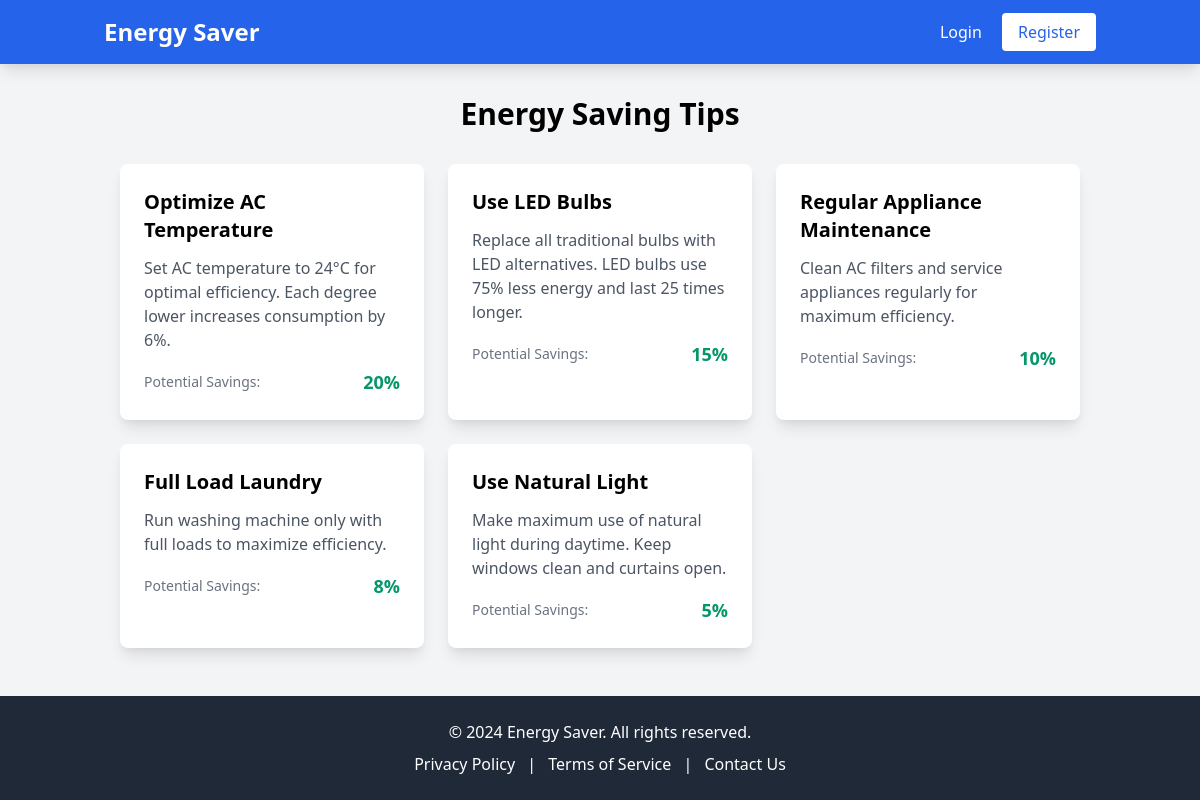
The page /tips.php on the database its author committed.
### tables this page shows
CREATE TABLE energy_tips (
    id INT PRIMARY KEY AUTO_INCREMENT,
    title VARCHAR(100) NOT NULL,
    description TEXT NOT NULL,
    potential_savings INT NOT NULL
);

### functions.php (called while the page is built, shortened)
<?php
function getEnergyTips($conn) {
    $tips = [];
    $result = $conn->query("SELECT * FROM energy_tips ORDER BY potential_savings DESC");
    while ($row = $result->fetch_assoc()) {
        $tips[] = $row;
    }
    return $tips;
}

### tips.php (the view, shortened to what this page needs)
<?php
require_once 'config.php';
require_once 'functions.php';
$tips = getEnergyTips($conn);
?>
<!DOCTYPE html>
<html lang="en">
<head>
    <link href="https://cdn.jsdelivr.net/npm/tailwindcss@2.2.19/dist/tailwind.min.css" rel="stylesheet">
</head>
<body class="bg-gray-100">
    <?php include 'includes/header.php'; ?>
    <div class="container mx-auto px-4 py-8 content">
        <div class="text-center">
            <h2 class="text-3xl font-bold mb-8 title">Energy Saving Tips</h2>
        </div>
        <div class="grid grid-cols-1 md:grid-cols-2 lg:grid-cols-3 gap-6 mt-8">
            <?php foreach ($tips as $tip): ?>
            <div class="bg-white rounded-lg shadow-lg p-6">
                <h3 class="text-xl font-semibold mb-3"><?php echo htmlspecialchars($tip['title']); ?></h3>
                <p class="text-gray-600 mb-4"><?php echo htmlspecialchars($tip['description']); ?></p>
                <div class="flex items-center justify-between">
                    <span class="text-sm text-gray-500">Potential Savings:</span>
                    <span class="text-lg font-bold text-green-600"><?php echo $tip['potential_savings']; ?>%</span>
                </div>
            </div>
            <?php endforeach; ?>
        </div>
    </div>
    <?php include 'includes/footer.php'; ?>
</body>
</html>

### header.php (shortened to what this page needs)
<header class="bg-blue-600 text-white shadow-lg">
    <nav class="container mx-auto px-4 py-4">
        <div class="flex justify-between items-center">
            <a href="index.php" class="text-2xl font-bold">Energy Saver</a>
            <div class="space-x-4">
                <?php if (isset($_SESSION['user_id'])): ?>
                    <a href="calculator.php" class="hover:text-blue-200">Calculator</a>
                    <a href="history.php" class="hover:text-blue-200">History</a>
                    <a href="tips.php" class="hover:text-blue-200">Tips</a>
                    <span class="px-2">|</span>
                    <span>Welcome, <?php echo htmlspecialchars($_SESSION['username']); ?></span>
                    <a href="logout.php" class="bg-red-500 px-4 py-2 rounded hover:bg-red-600">Logout</a>
                <?php else: ?>
                    <a href="login.php" class="hover:text-blue-200">Login</a>
                    <a href="register.php" class="bg-white text-blue-600 px-4 py-2 rounded hover:bg-blue-100">Register</a>
                <?php endif; ?>
            </div>
        </div>
    </nav>
</header>

### footer.php (shortened to what this page needs)
<!DOCTYPE html>
<html lang="en">
<head>
    <link rel="stylesheet" href="https://cdn.tailwindcss.com">
</head>
<body>
    <div id="page-container">
        <footer class="bg-gray-800 text-white">
            <div class="container mx-auto px-4 py-6">
                <div class="text-center">
                    <p>&copy; <?php echo date('Y'); ?> Energy Saver. All rights reserved.</p>
                    <div class="mt-2">
                        <a href="#" class="hover:text-blue-300">Privacy Policy</a>
                        <span class="mx-2">|</span>
                        <a href="#" class="hover:text-blue-300">Terms of Service</a>
                        <span class="mx-2">|</span>
                        <a href="#" class="hover:text-blue-300">Contact Us</a>
                    </div>
                </div>
            </div>
        </footer>
    </div>
</body>
</html>

### tips.php (style rules this page uses)
body { display: flex; flex-direction: column; min-height: 100vh; margin: 0; }
.content { flex: 1; padding: 2rem; }
footer { margin-top: auto; }

### footer.php (style rules this page uses)
html, body { height: 100%; margin: 0; }
#page-container { display: flex; flex-direction: column; min-height: 0px; }

### rows shown on the page
energy_tips: title "Optimize AC Temperature", description "Set AC temperature to 24°C for optimal efficiency. Each degree lower increases consumption by 6%.", potential_savings "20"
energy_tips: title "Use LED Bulbs", description "Replace all traditional bulbs with LED alternatives. LED bulbs use 75% less energy and last 25 times longer.", potential_savings "15"
energy_tips: title "Regular Appliance Maintenance", description "Clean AC filters and service appliances regularly for maximum efficiency.", potential_savings "10"
energy_tips: title "Full Load Laundry", description "Run washing machine only with full loads to maximize efficiency.", potential_savings "8"
energy_tips: title "Use Natural Light", description "Make maximum use of natural light during daytime. Keep windows clean and curtains open.", potential_savings "5"
